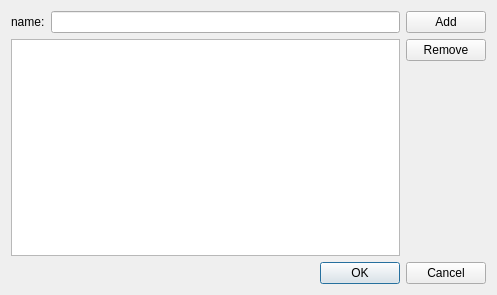
<?xml version="1.0" encoding="UTF-8"?>
<ui version="4.0">
 <class>newTargetDialog</class>
 <widget class="QDialog" name="newTargetDialog">
  <property name="geometry">
   <rect>
    <x>0</x>
    <y>0</y>
    <width>497</width>
    <height>295</height>
   </rect>
  </property>
  <property name="minimumSize">
   <size>
    <width>470</width>
    <height>295</height>
   </size>
  </property>
  <property name="windowTitle">
   <string>Dialog</string>
  </property>
  <layout class="QGridLayout" name="gridLayout_3">
   <item row="0" column="0">
    <layout class="QGridLayout" name="gridLayout">
     <item row="1" column="0">
      <widget class="QTableView" name="tableView"/>
     </item>
     <item row="0" column="0">
      <layout class="QHBoxLayout" name="horizontalLayout">
       <item>
        <widget class="QLabel" name="label">
         <property name="text">
          <string>name:</string>
         </property>
        </widget>
       </item>
       <item>
        <widget class="QLineEdit" name="nameLineEdit"/>
       </item>
      </layout>
     </item>
    </layout>
   </item>
   <item row="0" column="1">
    <layout class="QGridLayout" name="gridLayout_2">
     <item row="0" column="0">
      <widget class="QPushButton" name="addButton">
       <property name="text">
        <string>Add</string>
       </property>
      </widget>
     </item>
     <item row="1" column="0">
      <widget class="QPushButton" name="removeButton">
       <property name="text">
        <string>Remove</string>
       </property>
      </widget>
     </item>
     <item row="2" column="0">
      <spacer name="verticalSpacer">
       <property name="orientation">
        <enum>Qt::Vertical</enum>
       </property>
       <property name="sizeHint" stdset="0">
        <size>
         <width>20</width>
         <height>40</height>
        </size>
       </property>
      </spacer>
     </item>
    </layout>
   </item>
   <item row="1" column="0" colspan="2">
    <widget class="QDialogButtonBox" name="buttonBox">
     <property name="standardButtons">
      <set>QDialogButtonBox::Cancel|QDialogButtonBox::Ok</set>
     </property>
    </widget>
   </item>
  </layout>
 </widget>
 <resources/>
 <connections/>
</ui>
